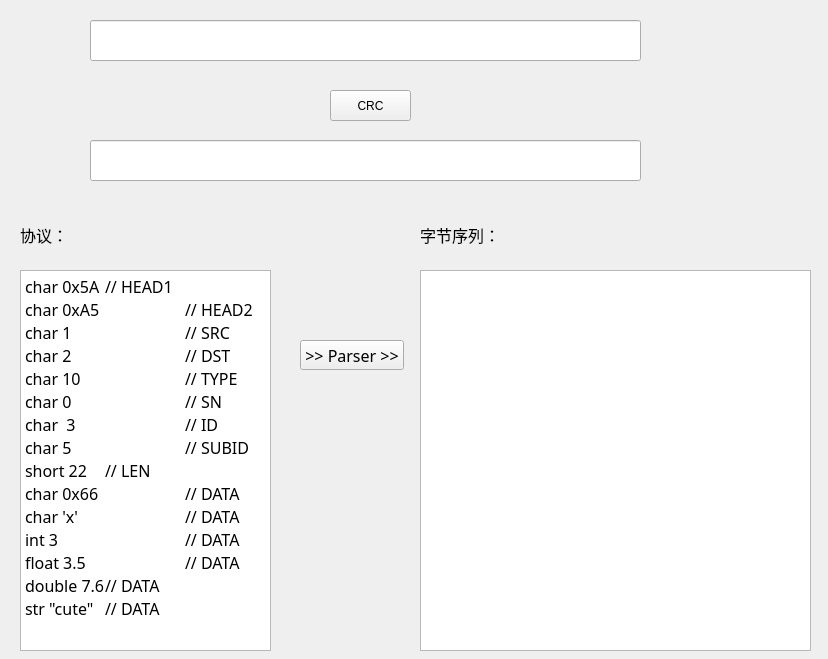
<?xml version="1.0" encoding="UTF-8"?>
<ui version="4.0">
 <class>Widget</class>
 <widget class="QWidget" name="Widget">
  <property name="geometry">
   <rect>
    <x>0</x>
    <y>0</y>
    <width>828</width>
    <height>659</height>
   </rect>
  </property>
  <property name="windowTitle">
   <string>CRC</string>
  </property>
  <widget class="QLineEdit" name="lineEdit">
   <property name="geometry">
    <rect>
     <x>90</x>
     <y>20</y>
     <width>551</width>
     <height>41</height>
    </rect>
   </property>
  </widget>
  <widget class="QLineEdit" name="lineEdit_2">
   <property name="geometry">
    <rect>
     <x>90</x>
     <y>140</y>
     <width>551</width>
     <height>41</height>
    </rect>
   </property>
  </widget>
  <widget class="QPushButton" name="pushButton">
   <property name="geometry">
    <rect>
     <x>330</x>
     <y>90</y>
     <width>81</width>
     <height>31</height>
    </rect>
   </property>
   <property name="text">
    <string>CRC</string>
   </property>
  </widget>
  <widget class="QPlainTextEdit" name="plainTextEdit_send">
   <property name="geometry">
    <rect>
     <x>420</x>
     <y>270</y>
     <width>391</width>
     <height>381</height>
    </rect>
   </property>
   <property name="font">
    <font>
     <family>新宋体</family>
     <pointsize>12</pointsize>
    </font>
   </property>
  </widget>
  <widget class="QLabel" name="label_2">
   <property name="geometry">
    <rect>
     <x>420</x>
     <y>220</y>
     <width>191</width>
     <height>30</height>
    </rect>
   </property>
   <property name="minimumSize">
    <size>
     <width>0</width>
     <height>30</height>
    </size>
   </property>
   <property name="font">
    <font>
     <family>新宋体</family>
     <pointsize>12</pointsize>
    </font>
   </property>
   <property name="text">
    <string>字节序列：</string>
   </property>
  </widget>
  <widget class="QLabel" name="label">
   <property name="geometry">
    <rect>
     <x>20</x>
     <y>220</y>
     <width>264</width>
     <height>30</height>
    </rect>
   </property>
   <property name="minimumSize">
    <size>
     <width>0</width>
     <height>30</height>
    </size>
   </property>
   <property name="font">
    <font>
     <family>新宋体</family>
     <pointsize>12</pointsize>
    </font>
   </property>
   <property name="text">
    <string>协议：</string>
   </property>
  </widget>
  <widget class="QPushButton" name="pushButton_parser">
   <property name="geometry">
    <rect>
     <x>300</x>
     <y>340</y>
     <width>104</width>
     <height>30</height>
    </rect>
   </property>
   <property name="minimumSize">
    <size>
     <width>0</width>
     <height>30</height>
    </size>
   </property>
   <property name="font">
    <font>
     <family>新宋体</family>
     <pointsize>12</pointsize>
     <weight>50</weight>
     <bold>false</bold>
    </font>
   </property>
   <property name="text">
    <string>&gt;&gt; Parser &gt;&gt;</string>
   </property>
  </widget>
  <widget class="QPlainTextEdit" name="plainTextEdit_program">
   <property name="geometry">
    <rect>
     <x>20</x>
     <y>270</y>
     <width>251</width>
     <height>381</height>
    </rect>
   </property>
   <property name="font">
    <font>
     <family>新宋体</family>
     <pointsize>12</pointsize>
    </font>
   </property>
   <property name="plainText">
    <string>char 0x5A 	// HEAD1
char 0xA5		// HEAD2	
char 1		// SRC
char 2		// DST
char 10		// TYPE
char 0		// SN
char  3		// ID
char 5		// SUBID
short 22  	// LEN
char 0x66		// DATA
char 'x'		// DATA
int 3		// DATA
float 3.5	 	// DATA
double 7.6	// DATA
str &quot;cute&quot;	// DATA</string>
   </property>
  </widget>
 </widget>
 <resources/>
 <connections/>
</ui>
